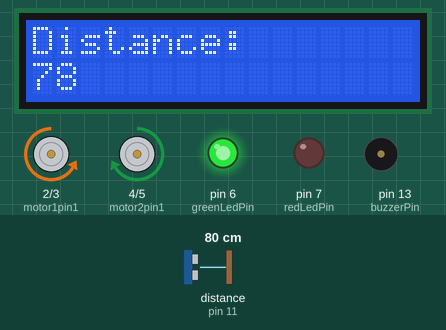
This sketch was run on a simulated Arduino Uno, built with avr-gcc and run on an emulated ATmega328P. Parts: 16×2 character LCD, motor-driver pin pairs drawn as motors (green arrow = first pin HIGH = forward, orange = second pin HIGH = backward, longer = more drive, scaled by the enable pin), output pins drawn as LEDs (lit = HIGH), buzzer (waves = sounding). Wiring (inferred from the names in the program): ultrasonic range finder: trigger pin 12; echo pin 11. The test bench sets the inputs (shaded band); at power-on: distance to the obstacle (sensor on pin 11) 80 cm. The echo pulse lasts 58.3 µs per cm; pins used as bus, display or sensor lines are not drawn; what the sketch prints to the serial monitor is not drawn.

Above: at 1.2 s.
1.3 s: distance to the obstacle (sensor on pin 11) set to 55 cm
At 3.2 s:
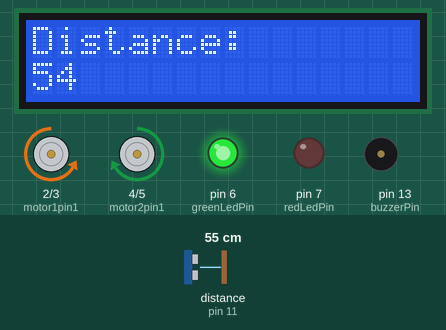
3.6 s: distance to the obstacle (sensor on pin 11) set to 46 cm
At 4.9 s:
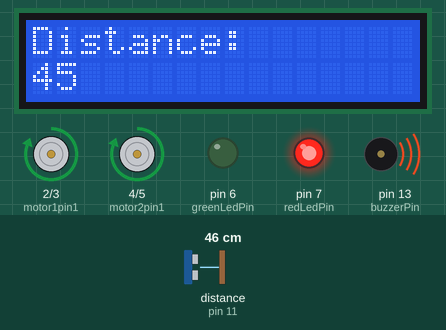
5.6 s: distance to the obstacle (sensor on pin 11) set to 2 cm
At 7.7 s:
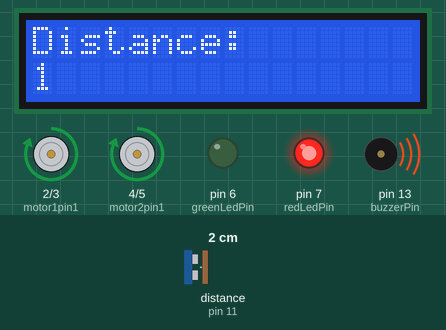
Timing chart, 0 to 9.2 s (numbered marks = the images above; inputs shaded):
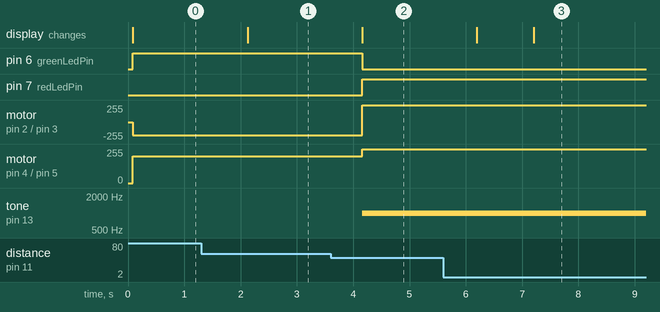

Measured:
- the behaviour switches between 51 and 50 cm on distance to the obstacle (sensor on pin 11) (found by bisection; images 1 and 2)
- after the input at 1.3 s, the display: changes after 0.82 s (image 1)
- after the input at 3.6 s, pin 6 (greenLedPin): HIGH → LOW after 0.56 s; pin 7 (redLedPin): LOW → HIGH after 0.56 s
- after the input at 5.6 s, the display: first changes after 0.60 s (image 3 shows a later state)

The sketch:

FFS2024.ino
```cpp
#include <Wire.h>
#include <LiquidCrystal_I2C.h>

LiquidCrystal_I2C lcd(0x27, 16, 2);
const int buzzerPin = 13; // Buzzer connected to pin 13
const int trigPin = 12;   // Ultrasonic sensor trig pin connected to pin 12
const int echoPin = 11;   // Ultrasonic sensor echo pin connected to pin 11
long duration;
int distance;
const int greenLedPin = 6; // Green LED connected to pin 6
const int redLedPin = 7;   // Red LED connected to pin 7
int motor1pin1 = 2;
int motor1pin2 = 3;
int motor2pin1 = 4;
int motor2pin2 = 5;
const int ENA = 9; // ENA connected to pin 9
const int ENB = 10; // ENB connected to pin 10

void setup() {
  pinMode(buzzerPin, OUTPUT);
  pinMode(trigPin, OUTPUT);
  pinMode(echoPin, INPUT);
  pinMode(greenLedPin, OUTPUT);
  pinMode(redLedPin, OUTPUT);
  pinMode(motor1pin1, OUTPUT);
  pinMode(motor1pin2, OUTPUT);
  pinMode(motor2pin1, OUTPUT);
  pinMode(motor2pin2, OUTPUT);
  pinMode(ENA, OUTPUT);  // ENA pin
  pinMode(ENB, OUTPUT); // ENB pin
  Serial.begin(9600);
  lcd.init();
  lcd.backlight();
}

void loop() {
  int distance = measureDistance();
  Serial.print("Distance:");
  Serial.println(distance);

  displayDistance(distance);
  updateLEDs(distance);
  delay(1000); // Delay for 1 second (adjust as needed)
}

int measureDistance() {
  digitalWrite(trigPin, LOW);
  delayMicroseconds(2);

  digitalWrite(trigPin, HIGH);
  delayMicroseconds(10); // Increased trigger pulse duration
  digitalWrite(trigPin, LOW);

  duration = pulseIn(echoPin, HIGH);
  distance = duration * 0.034 / 2;

  Serial.print("Distance:");
  Serial.println(distance);
  return distance;
}

void displayDistance(int distance) {
  lcd.clear(); // Clear the LCD screen
  lcd.setCursor(0, 0); // Set the cursor to the first column and first row
  lcd.print("Distance:"); // Print the label
  lcd.setCursor(0, 1); // Set the cursor to the first column and second row
  lcd.print(distance); // Print the distance
}

void updateLEDs(int distance) {
  if (distance < 50) {
    // Object detected, turn on red LED and turn off green LED
    digitalWrite(redLedPin, HIGH);
    digitalWrite(greenLedPin, LOW);
    activateBuzzer(); // Activate the buzzer
    // Motor control: move forward
    digitalWrite(motor1pin1, HIGH);
    digitalWrite(motor1pin2, LOW);
    digitalWrite(motor2pin1, HIGH);
    digitalWrite(motor2pin2, LOW);
    analogWrite(ENA, 255); // full speed
    analogWrite(ENB, 255); // full speed
  } else {
    // No object detected, turn off red LED and turn on green LED
    digitalWrite(redLedPin, LOW);
    digitalWrite(greenLedPin, HIGH);
    deactivateBuzzer();
    // Motor control: turn left
    digitalWrite(motor1pin1, LOW);
    digitalWrite(motor1pin2, HIGH);
    digitalWrite(motor2pin1, HIGH);
    digitalWrite(motor2pin2, LOW);
    analogWrite(ENA, 200); // lower speed for turning
    analogWrite(ENB, 200); // lower speed for turning
  }
}

void activateBuzzer() {
  tone(buzzerPin, 1000); // Turn on the buzzer at 1000Hz frequency
}

void deactivateBuzzer() {
  noTone(buzzerPin); // Turn off the buzzer
}
```
